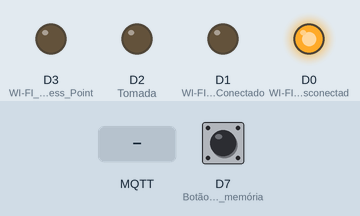
Simulated run of this sketch. Board: ESP8266 (NodeMCU). On the bench: output pins drawn as LEDs (lit = HIGH). Inputs (shaded band) come from the test bench; at power-on: D7 (Botão_de_reset_da_memória) HIGH. WiFi joins after 1.5 s; servers stay silent unless stated; random numbers use the default seed unless the sketch sets one; EEPROM starts erased; no MQTT or app messages arrive unless stated; what the sketch prints to the serial monitor is not drawn.

Above: at 0.2 s.
At 2.8 s:
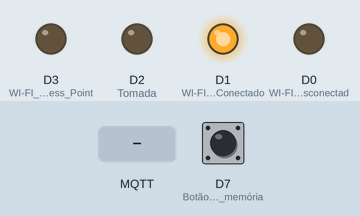
2.9 s: MQTT message "|" arrives on the first subscribed topic
4.5 s: MQTT message "|" arrives on the second subscribed topic
Timing chart, 0 to 7.5 s (numbered marks = the images above; inputs shaded):
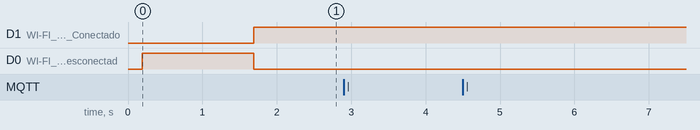

The sketch:

incubadora.ino
```cpp
#include <ESP8266WiFi.h>
#include <PubSubClient.h>
#include <ESP8266WebServer.h>
#include <EEPROM.h>
#include <Fuzzy.h>    // instalar a biblioteca eFLL
#include <math.h>

Fuzzy *fuzzy = new Fuzzy();
float PV=30; // inicializando o nível com zero
float Erro;
float DErro;
float PVanterior;
float Saida=0;
int setpoint=30;
int i=0;

int sp = 0;

// SSID e Password para o modo AP
const char *ssid_ap = "Incubadora";
const char *password_ap = "12345678";

// SSID e Password para o modo Station
const char *ssid_new;
const char *pass_new;

String ssid_s, password_s;

// Endereço do broker MQTT
const char* mqtt_server = "broker.mqtt-dashboard.com";

WiFiClient espClient;
ESP8266WebServer server(80);
PubSubClient client(espClient);
long lastMsg = 0;
char msg[50];
int value = 0;

void WriteEEPROM(String ssid, String password);
void ReadEEPROM();
void eraseEEPROM();
void reconnect();

void setup_wifi(String ssid, String password, bool eeprom) {

  delay(10);
  Serial.println();
  Serial.print("Connecting to ");
  Serial.println(ssid);

  WiFi.begin(ssid, password);

  digitalWrite(D0, HIGH);
  digitalWrite(D1, LOW);

  while (WiFi.status() != WL_CONNECTED) {
    delay(500);
    Serial.print(".");
  }
  randomSeed(micros());
  if(WiFi.status() == WL_CONNECTED){
    digitalWrite(D0, LOW);
    digitalWrite(D1, HIGH);
    digitalWrite(D3,LOW);
    Serial.println("");
    Serial.println("WiFi connected");
    Serial.println("IP address: ");
    Serial.println(WiFi.localIP());

    // Gravando dados na eeprom
    if(eeprom)
      WriteEEPROM(ssid, password);

    delay(10);
    client.setServer(mqtt_server, 1883);
    client.setCallback(callback);
    // Iniciando broker MQTT
    while(true){
      if (!client.connected()) {
        reconnect();
      }
      client.loop();

      if(setpoint < 30){
        setpoint = 30;
        client.publish("incubadora/aviso", "Coloque SP > 30");
        delay(1000);
        client.publish("incubadora/sp", "30");
      }
      else if(setpoint > 40){
        setpoint = 40;
        client.publish("incubadora/aviso", "Coloque SP < 40");
        delay(1000);
        client.publish("incubadora/sp", "40");
      }
      else{
        client.publish("incubadora/aviso", "SP Toleravel");
      }

      Erro=PV-setpoint;
      fuzzy->setInput(1, Erro);
      fuzzy->setInput(2, DErro);
      fuzzy->fuzzify();
      Saida = fuzzy->defuzzify(1);
      Serial.println("Temperatura atual: "+String(PV)+"*C");
      Serial.println("Erro: "+String(Erro));
      Serial.println("SetPoint: "+String(setpoint));
      Serial.println("------------------------------");
      //Serial.println (String(PV)+";"+String(Erro)+";"+String(Saida)+";"+String(setpoint)+";"+String(DErro));
      client.publish("incubadora/PV", String(PV).c_str());
      client.publish("incubadora/Erro", String(Erro).c_str());
      client.publish("incubadora/Temp", String(Saida).c_str());
      PVanterior=PV;
      PV=0.9954*PV+0.002763*Saida;
      DErro=PV-PVanterior;
      i=i+1;
      delay (250);
    }
  }
}

void callback(char* topic, byte* payload, unsigned int length) {
  String number = "";
  Serial.print("Message arrived [");
  Serial.print(topic);
  Serial.print("] ");
  for (int i = 0; i < length; i++) {
    number += (char)payload[i];
    //Serial.println(number);
  }
  setpoint = number.toInt();

  String topicStr(topic);
  int bottleCount = 0;                // assume no bottles unless we correctly parse a value from the topic
  if (topicStr.indexOf('/') >= 0) {
    // The topic includes a '/', we'll try to read the number of bottles from just after that
    topicStr.remove(0, topicStr.indexOf('/')+1);

    // Now see if there's a number of bottles after the '/'
    bottleCount = topicStr.toInt();
  }

  if (bottleCount > 0) {
    // Work out how big our resulting message will be
    int msgLen = 0;
    for (int i = bottleCount; i > 0; i--) {
      String numBottles(i);
      msgLen += 2*numBottles.length();
      if (i == 1) {
        msgLen += 2*String(" green bottle, standing on the wall\n").length();
      } else {
        msgLen += 2*String(" green bottles, standing on the wall\n").length();
      }
      msgLen += String("And if one green bottle should accidentally fall\nThere'll be ").length();
      switch (i) {
      case 1:
        msgLen += String("no green bottles, standing on the wall\n\n").length();
        break;
      case 2:
        msgLen += String("1 green bottle, standing on the wall\n\n").length();
        break;
      default:
        numBottles = i-1;
        msgLen += numBottles.length();
        msgLen += String(" green bottles, standing on the wall\n\n").length();
        break;
      };
    }

    // Now we can start to publish the message
    client.beginPublish("greenBottles/lyrics", msgLen, false);
    for (int i = bottleCount; i > 0; i--) {
      for (int j = 0; j < 2; j++) {
        client.print(i);
        if (i == 1) {
          client.print(" green bottle, standing on the wall\n");
        } else {
          client.print(" green bottles, standing on the wall\n");
        }
      }
      client.print("And if one green bottle should accidentally fall\nThere'll be ");
      switch (i) {
      case 1:
        client.print("no green bottles, standing on the wall\n\n");
        break;
      case 2:
        client.print("1 green bottle, standing on the wall\n\n");
        break;
      default:
        client.print(i-1);
        client.print(" green bottles, standing on the wall\n\n");
        break;
      };
    }
    // Now we're done!
    client.endPublish();
  }
}

void reconnect() {
  while (!client.connected()) {
    Serial.print("Attempting MQTT connection...");

    String clientId = "ESP8266Client-";
    clientId += String(random(0xffff), HEX);

    if (client.connect(clientId.c_str())) {
      Serial.println("connected");

      client.publish("outTopic", "hello world");

      client.subscribe("greenBottles/#");
      client.subscribe("incubadora/sp");
    } else {
      Serial.print("failed, rc=");
      Serial.print(client.state());
      Serial.println(" try again in 5 seconds");

      delay(5000);
    }
  }
}


// ---------------------------- Trabalhando com a lógica Fuzzy ----------------------------

// CONJUNTOS DA VARIÁVEL ERRO
FuzzySet *MN = new FuzzySet(-28, -28, -10, -5);
FuzzySet *PN = new FuzzySet(-10, -5, -5, 0);
FuzzySet *ZE = new FuzzySet(-5, 0,0, 5);
FuzzySet *PP = new FuzzySet(0, 5,5, 10);
FuzzySet *MP = new FuzzySet(5, 10, 13, 13);

// CONJUNTOS DA VARIÁVEL DELTA ERRO
FuzzySet *MNd = new FuzzySet(-28, -28, -10, -5);
FuzzySet *PNd = new FuzzySet(-10, -5,-5, 0);
FuzzySet *ZEd = new FuzzySet(-5, 0,0, 5);
FuzzySet *PPd = new FuzzySet(0, 5, 5,10);
FuzzySet *MPd = new FuzzySet(5, 10, 13, 13);

// CONJUNTOS DA VARIÁVEL RESISTENCIA
FuzzySet *MB = new FuzzySet(0,0,0,25);
FuzzySet *B = new FuzzySet(0, 25, 25, 50);
FuzzySet *N = new FuzzySet(25, 50, 50, 75);
FuzzySet *A = new FuzzySet(50, 75, 75, 100);
FuzzySet *MA = new FuzzySet(75, 100, 100, 100);


void setup()
{
    // ------------FUZZY------------
  //  VARIAVEL erro
        FuzzyInput *Erro = new FuzzyInput(1);
        Erro->addFuzzySet(MN);
        Erro->addFuzzySet(PN);
        Erro->addFuzzySet(ZE);
        Erro->addFuzzySet(PP);
        Erro->addFuzzySet(MP);
        fuzzy->addFuzzyInput(Erro);

  //  VARIAVEL delta erro
        FuzzyInput *DErro = new FuzzyInput(2);
        DErro->addFuzzySet(MNd);
        DErro->addFuzzySet(PNd);
        DErro->addFuzzySet(ZEd);
        DErro->addFuzzySet(PPd);
        DErro->addFuzzySet(MPd);
        fuzzy->addFuzzyInput(DErro);

  //  VARIAVEL saida
        FuzzyOutput *Saida = new FuzzyOutput(1);
        Saida->addFuzzySet(MB);
        Saida->addFuzzySet(B);
        Saida->addFuzzySet(N);
        Saida->addFuzzySet(A);
        Saida->addFuzzySet(MA);
        fuzzy->addFuzzyOutput(Saida);

  FuzzyRuleConsequent* thenSaidaMB = new FuzzyRuleConsequent();
  FuzzyRuleConsequent* thenSaidaB = new FuzzyRuleConsequent();
  FuzzyRuleConsequent* thenSaidaN = new FuzzyRuleConsequent();
  FuzzyRuleConsequent* thenSaidaA = new FuzzyRuleConsequent();
  FuzzyRuleConsequent* thenSaidaMA = new FuzzyRuleConsequent();


  // -------------------------------MA-------------------------------------
  // Building FuzzyRule "IF Erro=MN and DEerro = MN THEN saida = MA"
  FuzzyRuleAntecedent *ifErroMNAndDErroMNd = new FuzzyRuleAntecedent();
  ifErroMNAndDErroMNd->joinWithAND(MN, MNd);
  thenSaidaMA->addOutput(MA);
  FuzzyRule *fuzzyRule01 = new FuzzyRule(1, ifErroMNAndDErroMNd, thenSaidaMA);
  fuzzy->addFuzzyRule(fuzzyRule01);

  // Building FuzzyRule "IF Erro=PN and DEerro = MN THEN saida = MA"
  FuzzyRuleAntecedent *ifErroPNAndDErroMNd = new FuzzyRuleAntecedent();
  ifErroPNAndDErroMNd->joinWithAND(PN, MNd);
  thenSaidaMA->addOutput(MA);
  FuzzyRule *fuzzyRule02 = new FuzzyRule(2, ifErroPNAndDErroMNd, thenSaidaMA);
  fuzzy->addFuzzyRule(fuzzyRule02);

  // Building FuzzyRule "IF Erro=MN and DEerro = PN THEN saida = MA"
  FuzzyRuleAntecedent *ifErroMNAndDErroPNd = new FuzzyRuleAntecedent();
  ifErroMNAndDErroPNd->joinWithAND(MN, PNd);
  thenSaidaMA->addOutput(MA);
  FuzzyRule *fuzzyRule03 = new FuzzyRule(3, ifErroMNAndDErroPNd, thenSaidaMA);
  fuzzy->addFuzzyRule(fuzzyRule03);

  // Building FuzzyRule "IF Erro=MN and DEerro = ZE THEN saida = MA"
  FuzzyRuleAntecedent *ifErroMNAndDErroZEd = new FuzzyRuleAntecedent();
  ifErroMNAndDErroZEd->joinWithAND(MN, ZEd);
  thenSaidaMA->addOutput(MA);
  FuzzyRule *fuzzyRule04 = new FuzzyRule(4, ifErroMNAndDErroZEd, thenSaidaMA);
  fuzzy->addFuzzyRule(fuzzyRule04);

  // ----------------------------------------------------------------------

  // --------------------------------A-------------------------------------
  // Building FuzzyRule "IF Erro=ZE and DEerro = MN THEN saida = A"
  FuzzyRuleAntecedent *ifErroZEAndDErroMNd = new FuzzyRuleAntecedent();
  ifErroZEAndDErroMNd->joinWithAND(ZE, MNd);
  thenSaidaA->addOutput(A);
  FuzzyRule *fuzzyRule05 = new FuzzyRule(5, ifErroZEAndDErroMNd, thenSaidaA);
  fuzzy->addFuzzyRule(fuzzyRule05);

  // Building FuzzyRule "IF Erro=PN and DEerro = PN THEN saida = A"
  FuzzyRuleAntecedent *ifErroPNAndDErroPNd = new FuzzyRuleAntecedent();
  ifErroPNAndDErroPNd->joinWithAND(PN, PNd);
  thenSaidaA->addOutput(A);
  FuzzyRule *fuzzyRule06 = new FuzzyRule(6, ifErroPNAndDErroPNd, thenSaidaA);
  fuzzy->addFuzzyRule(fuzzyRule06);

  // Building FuzzyRule "IF Erro=ZE and DEerro = PN THEN saida = A"
  FuzzyRuleAntecedent *ifErroZEAndDErroPNd = new FuzzyRuleAntecedent();
  ifErroZEAndDErroPNd->joinWithAND(ZE, PNd);
  thenSaidaA->addOutput(A);
  FuzzyRule *fuzzyRule07 = new FuzzyRule(7, ifErroZEAndDErroPNd, thenSaidaA);
  fuzzy->addFuzzyRule(fuzzyRule07);

  // Building FuzzyRule "IF Erro=PN and DEerro = ZE THEN saida = A"
  FuzzyRuleAntecedent *ifErroPNAndDErroZEd = new FuzzyRuleAntecedent();
  ifErroPNAndDErroZEd->joinWithAND(PN, ZEd);
  thenSaidaA->addOutput(A);
  FuzzyRule *fuzzyRule08 = new FuzzyRule(8, ifErroPNAndDErroZEd, thenSaidaA);
  fuzzy->addFuzzyRule(fuzzyRule08);

  // Building FuzzyRule "IF Erro=MN and DEerro = PP THEN saida = A"
  FuzzyRuleAntecedent *ifErroMNAndDErroPPd = new FuzzyRuleAntecedent();
  ifErroMNAndDErroPPd->joinWithAND(MN, PP);
  thenSaidaA->addOutput(A);
  FuzzyRule *fuzzyRule09 = new FuzzyRule(9, ifErroMNAndDErroPPd, thenSaidaA);
  fuzzy->addFuzzyRule(fuzzyRule09);

  // Building FuzzyRule "IF Erro=PN and DEerro = PP THEN saida = A"
  FuzzyRuleAntecedent *ifErroPNAndDErroPPd = new FuzzyRuleAntecedent();
  ifErroPNAndDErroPPd->joinWithAND(PN, PPd);
  thenSaidaA->addOutput(A);
  FuzzyRule *fuzzyRule10 = new FuzzyRule(10, ifErroPNAndDErroPPd, thenSaidaA);
  fuzzy->addFuzzyRule(fuzzyRule10);
  // ----------------------------------------------------------------------

  // --------------------------------N-------------------------------------
  // Building FuzzyRule "IF Erro=PP and DEerro = MN THEN saida = N"
  FuzzyRuleAntecedent *ifErroPPAndDErroMNd = new FuzzyRuleAntecedent();
  ifErroPPAndDErroMNd->joinWithAND(ZE, MNd);
  thenSaidaN->addOutput(N);
  FuzzyRule *fuzzyRule11 = new FuzzyRule(11, ifErroPPAndDErroMNd, thenSaidaN);
  fuzzy->addFuzzyRule(fuzzyRule11);

  // Building FuzzyRule "IF Erro=MP and DEerro = MN THEN saida = N"
  FuzzyRuleAntecedent *ifErroMPAndDErroMNd = new FuzzyRuleAntecedent();
  ifErroMPAndDErroMNd->joinWithAND(MP, MNd);
  thenSaidaN->addOutput(N);
  FuzzyRule *fuzzyRule12 = new FuzzyRule(12, ifErroMPAndDErroMNd, thenSaidaN);
  fuzzy->addFuzzyRule(fuzzyRule12);

  // Building FuzzyRule "IF Erro=ZE and DEerro = ZE THEN saida = N"
  FuzzyRuleAntecedent *ifErroZEAndDErroZEd = new FuzzyRuleAntecedent();
  ifErroZEAndDErroZEd->joinWithAND(ZE, ZEd);
  thenSaidaN->addOutput(N);
  FuzzyRule *fuzzyRule13 = new FuzzyRule(13, ifErroZEAndDErroZEd, thenSaidaN);
  fuzzy->addFuzzyRule(fuzzyRule13);

  // Building FuzzyRule "IF Erro=ZE and DEerro = PP THEN saida = N"
  FuzzyRuleAntecedent *ifErroZEAndDErroPPd = new FuzzyRuleAntecedent();
  ifErroZEAndDErroPPd->joinWithAND(ZE, PP);
  thenSaidaN->addOutput(N);
  FuzzyRule *fuzzyRule14 = new FuzzyRule(14, ifErroZEAndDErroPPd, thenSaidaN);
  fuzzy->addFuzzyRule(fuzzyRule14);

  // Building FuzzyRule "IF Erro=MN and DEerro = MP THEN saida = N"
  FuzzyRuleAntecedent *ifErroMNAndDErroMPd = new FuzzyRuleAntecedent();
  ifErroMNAndDErroMPd->joinWithAND(MN, MPd);
  thenSaidaN->addOutput(N);
  FuzzyRule *fuzzyRule15 = new FuzzyRule(15, ifErroMNAndDErroMPd, thenSaidaN);
  fuzzy->addFuzzyRule(fuzzyRule15);

  // Building FuzzyRule "IF Erro=PN and DEerro = MP THEN saida = N"
  FuzzyRuleAntecedent *ifErroPNAndDErroMPd = new FuzzyRuleAntecedent();
  ifErroPNAndDErroMPd->joinWithAND(PN, MPd);
  thenSaidaN->addOutput(N);
  FuzzyRule *fuzzyRule16 = new FuzzyRule(16, ifErroPNAndDErroMPd, thenSaidaN);
  fuzzy->addFuzzyRule(fuzzyRule16);
  // ----------------------------------------------------------------------

  // --------------------------------B-------------------------------------
  // Building FuzzyRule "IF Erro=PP and DEerro = PN THEN saida = B"
  FuzzyRuleAntecedent *ifErroPPAndDErroPNd = new FuzzyRuleAntecedent();
  ifErroPPAndDErroPNd->joinWithAND(PP, PNd);
  thenSaidaB->addOutput(B);
  FuzzyRule *fuzzyRule17 = new FuzzyRule(17, ifErroPPAndDErroPNd, thenSaidaB);
  fuzzy->addFuzzyRule(fuzzyRule17);

  // Building FuzzyRule "IF Erro=MP and DEerro = PN THEN saida = B"
  FuzzyRuleAntecedent *ifErroMPAndDErroPNd = new FuzzyRuleAntecedent();
  ifErroMPAndDErroPNd->joinWithAND(MP, PNd);
  thenSaidaB->addOutput(B);
  FuzzyRule *fuzzyRule18 = new FuzzyRule(18, ifErroMPAndDErroPNd, thenSaidaB);
  fuzzy->addFuzzyRule(fuzzyRule18);

  // Building FuzzyRule "IF Erro=PP and DEerro = ZE THEN saida = B"
  FuzzyRuleAntecedent *ifErroPPAndDErroZEd = new FuzzyRuleAntecedent();
  ifErroPPAndDErroZEd->joinWithAND(PP, ZEd);
  thenSaidaB->addOutput(B);
  FuzzyRule *fuzzyRule19 = new FuzzyRule(19, ifErroPPAndDErroZEd, thenSaidaB);
  fuzzy->addFuzzyRule(fuzzyRule19);

  // Building FuzzyRule "IF Erro=MP and DEerro = ZE THEN saida = B"
  FuzzyRuleAntecedent *ifErroMPAndDErroZEd = new FuzzyRuleAntecedent();
  ifErroMPAndDErroZEd->joinWithAND(MP, ZEd);
  thenSaidaB->addOutput(B);
  FuzzyRule *fuzzyRule20 = new FuzzyRule(20, ifErroMPAndDErroZEd, thenSaidaB);
  fuzzy->addFuzzyRule(fuzzyRule20);

  // Building FuzzyRule "IF Erro=PP and DEerro = PP THEN saida = B"
  FuzzyRuleAntecedent *ifErroPPAndDErroPPd = new FuzzyRuleAntecedent();
  ifErroPPAndDErroPPd->joinWithAND(PP, PPd);
  thenSaidaB->addOutput(B);
  FuzzyRule *fuzzyRule21 = new FuzzyRule(21, ifErroPPAndDErroPPd, thenSaidaB);
  fuzzy->addFuzzyRule(fuzzyRule21);

  // Building FuzzyRule "IF Erro=ZE and DEerro = MP THEN saida = B"
  FuzzyRuleAntecedent *ifErroZEAndDErroMPd = new FuzzyRuleAntecedent();
  ifErroZEAndDErroMPd->joinWithAND(ZE, MPd);
  thenSaidaB->addOutput(B);
  FuzzyRule *fuzzyRule22 = new FuzzyRule(22, ifErroZEAndDErroMPd, thenSaidaB);
  fuzzy->addFuzzyRule(fuzzyRule22);

  // ----------------------------------------------------------------------

  // -------------------------------MB-------------------------------------
  // Building FuzzyRule "IF Erro=MP and DEerro = PP THEN saida = MB"
  FuzzyRuleAntecedent *ifErroMPAndDErroPPd = new FuzzyRuleAntecedent();
  ifErroMPAndDErroPPd->joinWithAND(MP, PPd);
  thenSaidaMB->addOutput(MB);
  FuzzyRule *fuzzyRule23 = new FuzzyRule(23, ifErroMPAndDErroPPd, thenSaidaMB);
  fuzzy->addFuzzyRule(fuzzyRule23);

  // Building FuzzyRule "IF Erro=PP and DEerro = MP THEN saida = MB"
  FuzzyRuleAntecedent *ifErroPPAndDErroMPd = new FuzzyRuleAntecedent();
  ifErroPPAndDErroMPd->joinWithAND(PP, MPd);
  thenSaidaMB->addOutput(MB);
  FuzzyRule *fuzzyRule24 = new FuzzyRule(24, ifErroPPAndDErroMPd, thenSaidaMB);
  fuzzy->addFuzzyRule(fuzzyRule24);

  // Building FuzzyRule "IF Erro=MP and DEerro = MP THEN saida = MB"
  FuzzyRuleAntecedent *ifErroMPAndDErroMPd = new FuzzyRuleAntecedent();
  ifErroMPAndDErroMPd->joinWithAND(MP, MPd);
  thenSaidaMB->addOutput(MB);
  FuzzyRule *fuzzyRule25 = new FuzzyRule(25, ifErroMPAndDErroMPd, thenSaidaMB);
  fuzzy->addFuzzyRule(fuzzyRule25);
  // ----------------------------------------------------------------------

  // ------------- Demais configurações ---------------
  pinMode(D0,OUTPUT);               // WI-FI Station Desconectado
  pinMode(D1,OUTPUT);               // WI-FI Station Conectado
  pinMode(D2,OUTPUT);               // Tomada
  pinMode(D3,OUTPUT);               // WI-FI Access Point
  pinMode(D7, INPUT);               // Botão de reset da memória EEPROM

  digitalWrite(D0,LOW);
  digitalWrite(D1,LOW);
  digitalWrite(D2,LOW);
  digitalWrite(D3,LOW);

  Serial.begin(115200);
  EEPROM.begin(1024);

  byte value = EEPROM.read(0);
  EEPROM.end();
  Serial.println("");
  if(digitalRead(D7) == LOW){
    eraseEEPROM();
    Serial.println("Limpando memória EEPROM");
  }
  if(value == 0)
  {
    Serial.println("EEPROM Vazia, entrando no modo AP");
    delay(500);
    modeAP();
   }
   else
   {
   ReadEEPROM();
   Serial.println("*********** Tentando Conexao ***********");
   Serial.println("------------------------");
   Serial.print("SSID: ");
   Serial.println(ssid_s);
   Serial.print("Password: ");
   Serial.println(password_s);
   Serial.println("------------------------");
   setup_wifi(ssid_s, password_s, false);
   }
}


void loop()
{
  server.handleClient();
}

// ----------------- Criando rede Access Point (AP) para configuração do Wi-Fi do modo station -----------------

const char MAIN_page[] PROGMEM = R"=====(
<!DOCTYPE html>
<html>

<body bgcolor="#8080ff">

  <h2>Incubadora<h2>
  <h3> C213 - 2022</h3>

  <form action="/action_page">
    SSID:<br>
    <input type="text" name="SSID" value="">
    <br>
    Password:<br>
    <input type="password" name="Password" value="">
    <br><br>
    <input type="submit" value="Submit">
  </form>

</body>

</html>
)=====";

void handleRoot() {
 String s = MAIN_page;                    //lendo HTML
 server.send(200, "text/html", s);        //enviando HTML para o client
}

void handleForm() {
   digitalWrite(D0, HIGH);
   digitalWrite(D1, LOW);
   String ssid_Station = server.arg("SSID");
   String pass_Station = server.arg("Password");

   ssid_new = ssid_Station.c_str();
   pass_new = pass_Station.c_str();

   Serial.print("SSID: ");
   Serial.println(ssid_Station);

   Serial.print("Password: ");
   Serial.println(pass_Station);
   Serial.print("------------- \n");
   Serial.println(ssid_new);

   String s = "<a href='/'> Go Back </a>";
   server.send(200, "text/html", s); // Enviando página Web

   for (uint8_t t = 4; t > 0; t--) {
      Serial.printf("[SETUP] WAIT %d...\n", t);
      Serial.flush();
      delay(800);
    }
    WiFi.mode(WIFI_STA);
    setup_wifi(ssid_new, pass_new, true);
}

void modeAP()
{
  digitalWrite(D0, HIGH);
  digitalWrite(D1, LOW);
  digitalWrite(D3,HIGH);
  delay(1000);
  Serial.println();
  Serial.print("Configurando access point...");

  WiFi.softAP(ssid_ap, password_ap);

  IPAddress myIP = WiFi.softAPIP();
  Serial.print("AP IP address: ");
  Serial.println(myIP);
  server.on("/", handleRoot);
  server.on("/action_page", handleForm); //form action is handled here
  server.begin();
  Serial.println("Servidor HTTP Iniciado");
}

// ---------------------------- Trabalhando com a memória EEPROM ----------------------------
void eraseEEPROM() {
  EEPROM.begin(1024);
  for (int i = 0; i < 1024; i++) {
    EEPROM.write(i, 0);
  }
  EEPROM.end();
}

void WriteEEPROM(String ssid, String password)
{
  EEPROM.begin(1024);
  int ssidlen = ssid.length();
  int passlen = password.length();

  Serial.println("Escrevendo SSID na EEPROM:");
  for (int i = 0; i < ssidlen; ++i)
  {
    EEPROM.write(i, ssid[i]);
    Serial.print("Escrito: ");
    Serial.println(ssid[i]);
  }
  EEPROM.write(ssidlen, '|');
  Serial.println("Escrevendo Password na EEPROM:");
  for (int i = 0; i < passlen; ++i)
  {
    EEPROM.write((i+ssidlen+1), password[i]);
    Serial.print("Escrito: ");
    Serial.println(password[i]);
  }
  EEPROM.end();
}

void ReadEEPROM()
{
  EEPROM.begin(1024);
  Serial.println("Lendo EEPROM ssid");

  bool ssidBool = false;
  String esid = "";
  String passq = "";
  for(int i = 0; i < EEPROM.length(); i++){
    if(char(EEPROM.read(i)) == '|')
      ssidBool = true;
    if(char(EEPROM.read(i)) != '|' and ssidBool == false){
        esid += char(EEPROM.read(i));
    }
    else if(char(EEPROM.read(i)) != '|' and ssidBool == true){
        passq +=char(EEPROM.read(i));
   }
  }
  ssid_s = esid.c_str();
  password_s = passq.c_str();
  EEPROM.end();
}
```

Measured:
- after the input at 2.9 s, every drawn part: stays the same
- after the input at 4.5 s, every drawn part: stays the same
